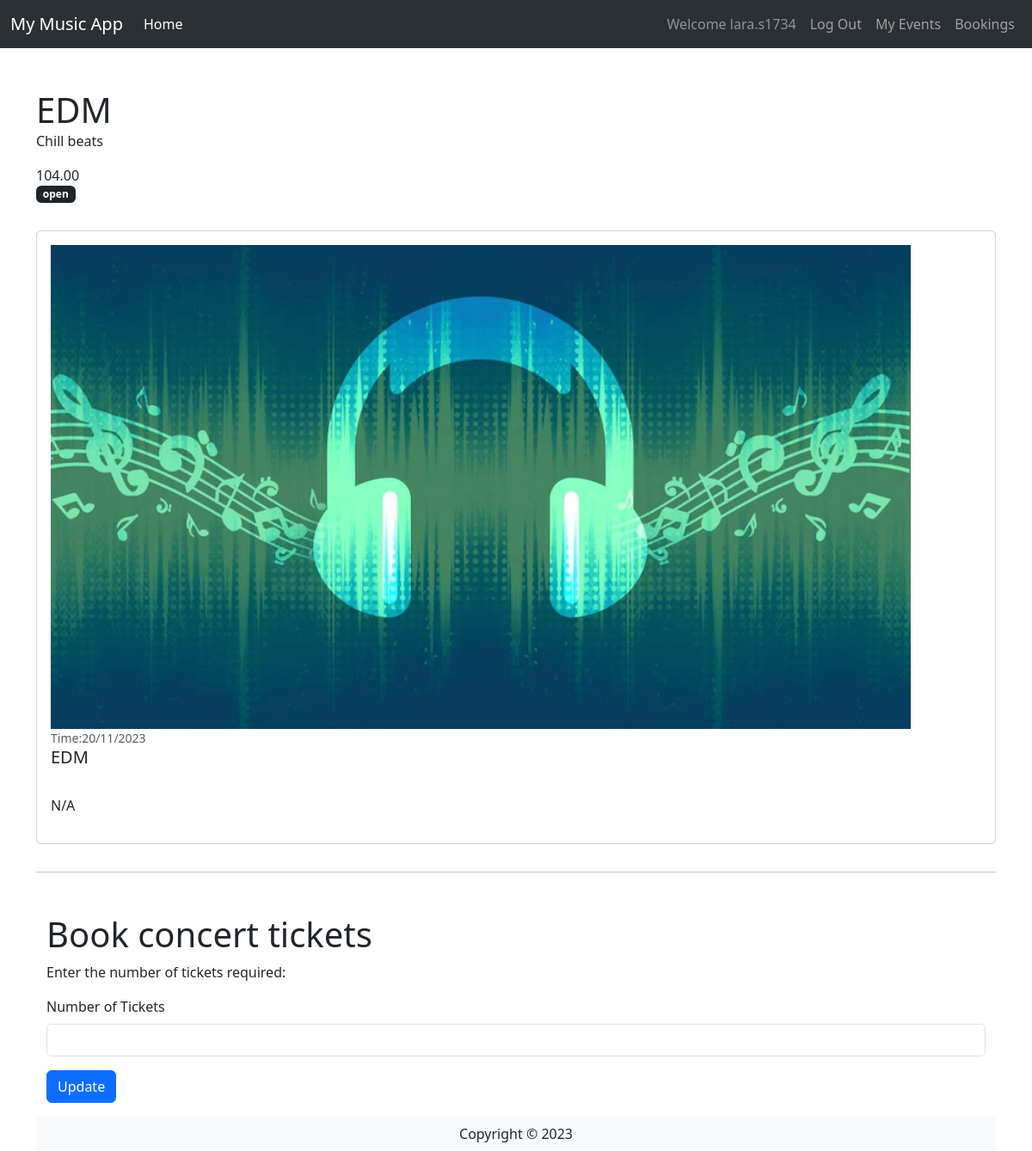
The page /bookings/3/edit/ (signed in) on the database its author committed.
### website/models.py (models this page shows, shortened)
class User(db.Model,UserMixin):
    __tablename__ = 'User' # good practice to specify table name
    id = db.Column(db.Integer, primary_key=True)
    UserName = db.Column(db.String(100), index=True, unique=True, nullable=False)
    UserEmail = db.Column(db.String(100), index=True, nullable=False)
    UserPass_hash = db.Column(db.String(255), nullable=False)
    Phone_Num = db.Column(db.NUMERIC(20), nullable=False)
    Comments = db.relationship('Comment', backref='user')

class Concert(db.Model):
    __tablename__ = 'Event'
    id = db.Column(db.Integer, primary_key=True)
    EventName = db.Column(db.String(80))
    EventDesc = db.Column(db.String(200))
    EventImage = db.Column(db.String(400))
    EventDate = db.Column(db.String(100))
    EventLocation = db.Column(db.String(100))
    EventInfo = db.Column(db.String(200))
    EventPrice = db.Column(db.DECIMAL(9, 2))
    EventStatus = db.Column(db.String(20))
    EventTicketCount = db.Column(db.Integer)
    UserId = db.Column(db.Integer, db.ForeignKey('User.id'))
    userCreator = db.relationship('User', backref='events_created')
    EventTime = db.Column(db.String(100))
    Comments = db.relationship('Comment', backref='concert')

### website/bookings.py (the view, shortened to what this page needs)
@bookbp.route('/<id>/edit/', methods=['GET', 'POST'])
@login_required
def edit(id):
    concert = db.session.scalar(db.select(Concert).where(Concert.id==id))
    ubform = UpdateBookingForm()
    print('Test1')
    return render_template('user/editbookings.html', concert = concert, form = ubform)

### website/forms.py
class UpdateBookingForm(FlaskForm):
    TicketQuantity = IntegerField('Number of Tickets', validators=[InputRequired()])
    submit = SubmitField("Update")

### website/templates/user/editbookings.html
{% extends 'base.html' %}
{% from 'bootstrap5/form.html' import render_form %}
{% block content %}
<div class="container">
    <div class="row mt-5 mb-3">
      <div class="col-md-12">
        <div class="float-left">
          <h1 class="mb-0">{{concert.EventName}}</h1>
          <p>{{concert.EventDesc}}</p>
        </div>
        <div class="float-right text-right">
          <p class="mb-0">{{concert.EventPrice}}</p>
          <span class="badge text-bg-dark">{{concert.EventStatus}}</span>
        </div>
      </div>
</div>
<div class="row">
    <div class="col-md-12">
    <div class="card my-3">
        <div class="card-body">
        <div class="media">
            <img
            class="align-self-start mr-3"
            src="{{ concert.EventImage }}"
            width="1000px"
            />
            <div class="media-body">
            <small class="font-weight-bold text-muted"
                >Time:{{concert.EventDate}}</small
            >
            <h5 class="mt-0">{{concert.EventName}}</h5>
            <p><br />{{concert.EventInfo}}</p>
            </div>
        </div>
        </div>
    </div>
    </div>
</div>
<hr />
<div class="container">
<div class="row mt-5">
    <div class="col-md-12">
    <h1>Book concert tickets</h1>
    <p>Enter the number of tickets required:</p>
    {{render_form(form)}}
    </div>
</div>
</div>
{% endblock %}

### website/templates/base.html (shortened to what this page needs)
<html>
  <head>
    <link
      href="https://cdn.jsdelivr.net/npm/bootstrap@5.3.0-alpha3/dist/css/bootstrap.min.css"
      rel="stylesheet"
    />
  </head>
  <body>
    <headerclass="bg-light border-bottom">
      <nav
        data-bs-theme="dark"
        class="navbar bg-primary navbar-expand-lg bg-body-tertiary"
      >
        <div class="container-fluid">
          <a class="navbar-brand" href="/">My Music App</a>
          <div class="collapse navbar-collapse" id="navbarSupportedContent">
            <ul class="navbar-nav me-auto mb-2 mb-lg-0">
              <li class="nav-item">
                <a class="nav-link active" aria-current="page" href="/">Home</a>
              </li>
            </ul>
            <div class="navbar-nav ml-auto">
              {% if current_user.is_authenticated %}
              <a class="nav-item nav-link disabled text-muted" href="#"
                >Welcome {{current_user.UserName}}</a
              >
              <a class="nav-item nav-link" href="{{ url_for('auth.logout') }}"
                >Log Out</a
              >
              {% endif %}
              <a class="nav-item nav-link" href="{{ url_for('events.events') }}">My Events</a>
              <a class="nav-item nav-link" href="{{ url_for('userbooking.userbookings') }}">Bookings</a>
            </div>
          </div>
        </div>
      </nav>
    {% block content %} {% endblock %}
    <footer class="footer">
      <div class="text-center py-2 bg-light">
        <span class="text-dark">Copyright &copy; {{year}}</span>
      </div>
    </footer>
  </body>
</html>

### rows shown on the page
User: UserName "lara.s1734"
Concert: EventName "EDM", EventDesc "Chill beats", EventPrice "104.00", EventStatus "open", EventImage (picture), EventDate "20/11/2023", EventInfo "N/A"
